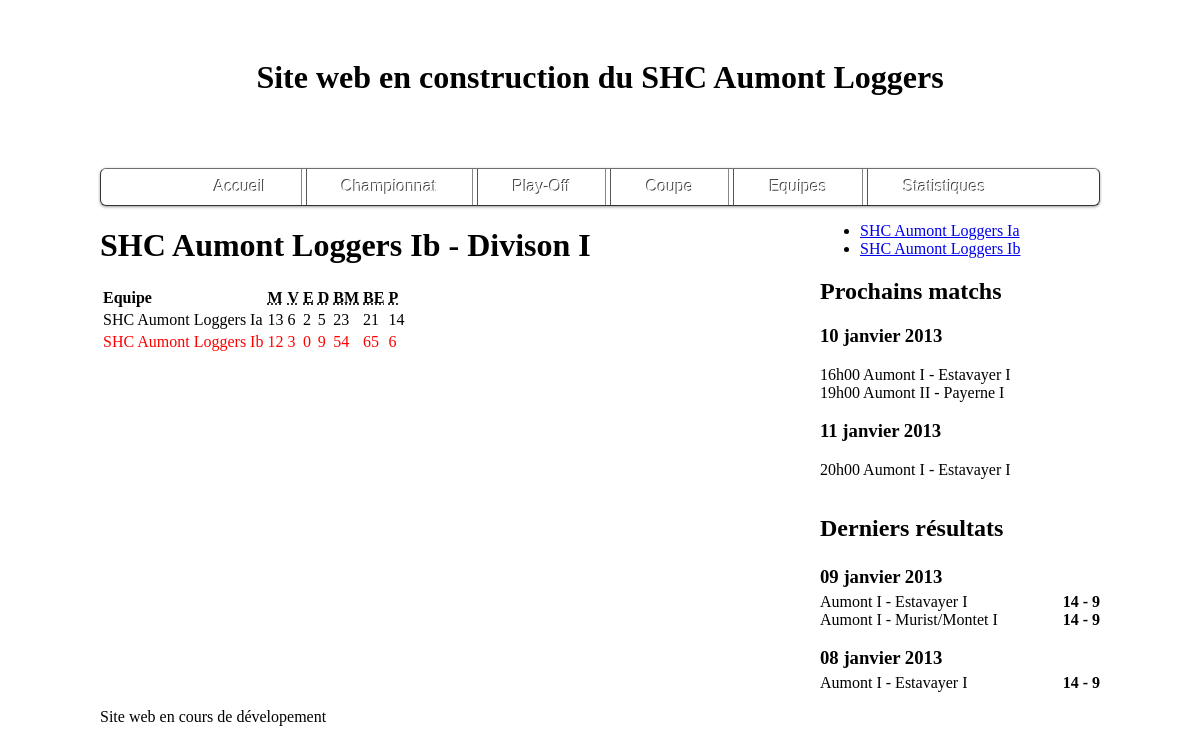
The page /team/standings/2/ on the database its author committed.
### team/models.py (models this page shows, shortened)
class Team(models.Model):
    name = models.CharField(max_length=80)
    short_name = models.CharField(max_length=40)
    games = models.SmallIntegerField()
    wins = models.SmallIntegerField()
    draws = models.SmallIntegerField()
    losses = models.SmallIntegerField()
    goals_for = models.SmallIntegerField()
    goals_against = models.SmallIntegerField()
    division = models.ForeignKey(Division)
    season = models.ForeignKey(Season)
    players = models.ManyToManyField(Player, blank=True, null=True, default=None)

class Division(models.Model):
    name = models.CharField(max_length=40)

### team/views.py (the view)
# urls.py: url(r'^standings/(\d+)/$', views.standings_team, name='standings_team'),
def standings_team(request, id_team):
    season = Season.objects.filter(current=True).get()
    aumont_teams = season.team_set.filter(name__startswith='SHC Aumont').all()
    my_team = Team.objects.filter(id=id_team).get()
    teams = season.team_set.filter(division=my_team.division.id).extra(select={"points": "wins * 2 + draws"}).order_by('points').reverse().all()
    return render(request, 'team/standings.html', {'aumont_teams':aumont_teams, 'teams': teams, 'my_team': my_team})

### templates/team/standings.html
{% extends "base.html" %}
{% load staticfiles %}
{% block meta_head %}
    <link rel="stylesheet" type="text/css" media="all" href="{% static 'standings.css' %}" />
{% endblock %}
{% block right_page_menu %}
    <ul>
    {% for team in aumont_teams %}
        <li><a href="/team/standings/{{ team.id }}">{{team.name}}</a></li>
    {% empty %}
        <li>Aucune équipe présente</li>
    {% endfor %}
    </ul>
{% endblock %}
{% block content_page %}
<h1>{{my_team.name}} - {{my_team.division.name}}</h1>
<table>
    <thead><tr><th>Equipe</th><th><abbr title="Matchs">M</abbr></th><th><abbr title="Victoires">V</abbr></th><th><abbr title="Egalités">E</abbr></th><th><abbr title="Défaites">D</abbr></th><th><abbr title="Buts marqés">BM</abbr></th><th><abbr title="Buts encaissés">BE</abbr></th><th><abbr title="Points">P</abbr></th></tr></thead>
    <tbody>
{% for team in teams %}
    {% if team.id == my_team.id %}
        <tr class="my_team"><td>{{ team.name }}</td><td>{{ team.games }}</td><td>{{ team.wins }}</td><td>{{ team.draws }}</td><td>{{ team.losses }}</td><td>{{ team.goals_for }}</td><td>{{ team.goals_against }}</td><td>{{ team.points }}</td></tr>
    {% else %}
        <tr><td>{{ team.name }}</td><td>{{ team.games }}</td><td>{{ team.wins }}</td><td>{{ team.draws }}</td><td>{{ team.losses }}</td><td>{{ team.goals_for }}</td><td>{{ team.goals_against }}</td><td>{{ team.points }}</td></tr>
    {% endif %}
{% empty %}
    <p>Aucune équipe présente</p>
{% endfor %}
    </tbody>
</table>
{% endblock %}

### static/standings.css (style rules this page uses)
.my_team { color: red; }

### rows shown on the page
Team: name "SHC Aumont Loggers Ib", division.name "Divison I", games "12", wins "3", draws "0", losses "9", goals_for "54", goals_against "65", points "6"
Team: name "SHC Aumont Loggers Ia", games "13", wins "6", draws "2", losses "5", goals_for "23", goals_against "21", points "14"
